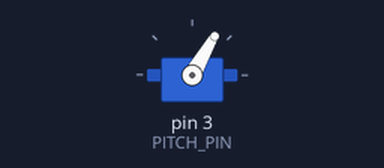
Bench run of a sketch on a simulated Arduino Uno, built with avr-gcc and run on an emulated ATmega328P. Shown: servo.

Above: at 1.05 s.
Timing chart, 0 to 5.6 s (numbered marks = the images above):
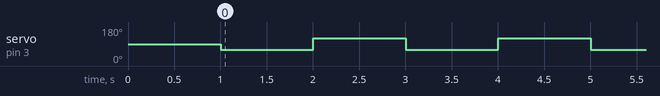

The sketch:

d3_up_down.ino
```cpp
#include <Servo.h>

Servo pitchServo;

const byte PITCH_PIN = 3;

// This is intentionally a wide test range. Reduce these values if the
// mechanism reaches a hard stop or the servo starts straining.
const int UP_ANGLE = 60;
const int DOWN_ANGLE = 120;
const unsigned long HOLD_TIME_MS = 1000;

void setup() {
  pitchServo.attach(PITCH_PIN);
  pitchServo.write(90);
  delay(HOLD_TIME_MS);
}

void loop() {
  pitchServo.write(UP_ANGLE);
  delay(HOLD_TIME_MS);

  pitchServo.write(DOWN_ANGLE);
  delay(HOLD_TIME_MS);
}
```

Measured:
- by itself, servo on pin 3 (PITCH_PIN): alternates 120° for 1.0 s and 60° for 1.0 s
